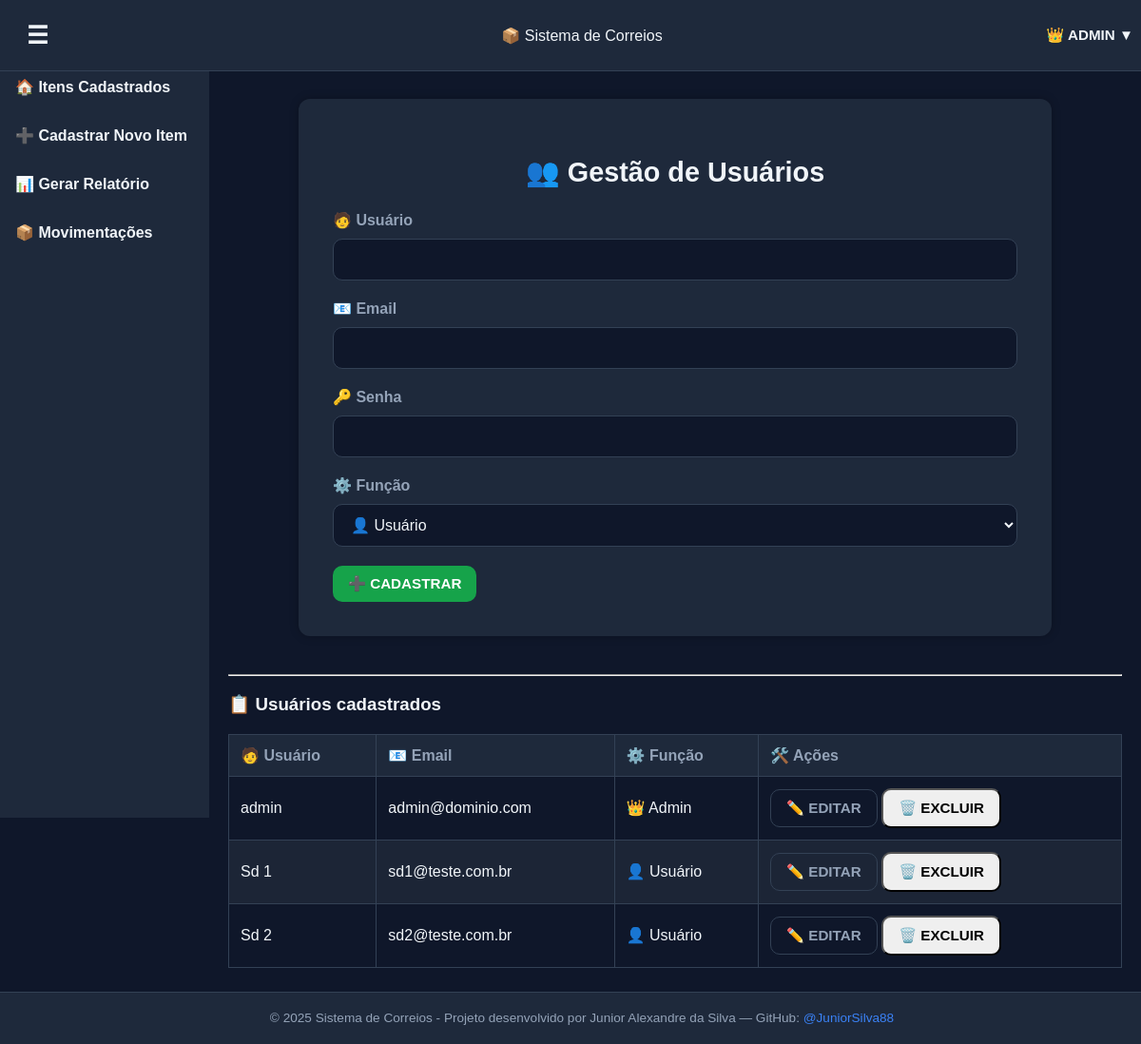
Page /create_user (signed in) on the committed database.
### app.py (models this page shows, shortened)
class User(UserMixin, db.Model):
    id = db.Column(db.Integer, primary_key=True)
    username = db.Column(db.String(80), unique=True, nullable=False)
    email = db.Column(db.String(120), unique=True, nullable=False)
    password_hash = db.Column(db.String(200), nullable=False)
    role = db.Column(db.String(20), default="user")  # "user" ou "admin"

### app.py (the view, shortened to what this page needs)
@app.route("/create_user", methods=["GET", "POST"])
@admin_required
def create_user():
    users = User.query.all()
    return render_template("create_user.html", users=users)
    users = User.query.all()
    return render_template("create_user.html", users=users)

### app.py (called while the page is built)
def admin_required(f):
    @wraps(f)
    def decorated_function(*args, **kwargs):
        if not current_user.is_authenticated or current_user.role != "admin":
            flash("Acesso restrito a administradores.", "error")
            return redirect(url_for("index"))
        return f(*args, **kwargs)
    return decorated_function

@login_manager.user_loader
def load_user(user_id):
    return User.query.get(int(user_id))

### templates/create_user.html (shortened to what this page needs)
{% extends "base.html" %}
{% block content %}
<section class="form-card">
  <h2>👥 Gestão de Usuários</h2>
  <form method="post" class="user-form">
    <div class="form-group">
      <label for="username">🧑 Usuário</label>
      <input id="username" type="text" name="username" required>
    </div>
    <div class="form-group">
      <label for="email">📧 Email</label>
      <input id="email" type="email" name="email" required>
    </div>
    <div class="form-group">
      <label for="password">🔑 Senha</label>
      <input id="password" type="password" name="password" required>
    </div>
    <div class="form-group">
      <label for="role">⚙️ Função</label>
      <select id="role" name="role">
        <option value="user">👤 Usuário</option>
      </select>
    </div>
    <button type="submit" class="btn-primary">➕ Cadastrar</button>
  </form>
</section>
<hr>
<section class="user-list">
  <h3>📋 Usuários cadastrados</h3>
  <table>
    <thead>
      <tr>
        <th>🧑 Usuário</th>
        <th>📧 Email</th>
        <th>⚙️ Função</th>
        <th>🛠️ Ações</th>
      </tr>
    </thead>
    <tbody>
      {% for u in users %}
      <tr>
        <td>{{ u.username }}</td>
        <td>{{ u.email }}</td>
        <td>
          {% if u.role == "admin" %}
            👑 Admin
          {% else %}
            👤 Usuário
          {% endif %}
        </td>
        <td>
          <a href="{{ url_for('edit_user', user_id=u.id) }}" class="btn-secondary">✏️ Editar</a>
          <form method="post" action="{{ url_for('delete_user', user_id=u.id) }}" style="display:inline;" onsubmit="return confirm('❌ Tem certeza que deseja excluir este usuário?')">
            <button type="submit" class="btn-danger">🗑️ Excluir</button>
          </form>
        </td>
      </tr>
      {% endfor %}
    </tbody>
  </table>
</section>
{% endblock %}

### templates/base.html (shortened to what this page needs)
<!DOCTYPE html>
<html lang="pt-BR">
<head>
    <link rel="stylesheet" href="{{ url_for('static', filename='style.css') }}">
    <link rel="stylesheet" href="https://cdnjs.cloudflare.com/ajax/libs/font-awesome/6.4.0/css/all.min.css">
</head>
  <body>
    <header>
      <div class="header-left">
        <button class="menu-toggle" onclick="toggleSidebar()">☰</button>
      </div>
      <div class="header-center">
        <span class="logo">📦 Sistema de Correios</span>
      </div>
      <div class="user-menu">
      {% if current_user.is_authenticated %}
        <button class="user-button">
          {% if current_user.role == "admin" %}
            👑 {{ current_user.username }} ▼
          {% else %}
            👤 {{ current_user.username }} ▼
          {% endif %}
        </button>
      {% else %}
        <a href="{{ url_for('login') }}" class="btn-secondary">Login</a>
      {% endif %}
      </div>
    </header>
    <aside class="sidebar" id="sidebar">
      <nav>
        <ul>
          <li><a href="{{ url_for('index') }}">🏠 Itens Cadastrados</a></li>
          <li><a href="{{ url_for('new_item') }}">➕ Cadastrar Novo Item</a></li>
          <li><a href="{{ url_for('report') }}">📊 Gerar Relatório</a></li>
          {% if current_user.role == "admin" %}
            <li><a href="{{ url_for('movimentacoes') }}">📦 Movimentações</a></li>
          {% endif %}
        </ul>
      </nav>
    </aside>
    <main class="content-container" id="content">
      {% block content %}{% endblock %}
    </main>
    <footer>
      <p>&copy; 2025 Sistema de Correios - Projeto desenvolvido por Junior Alexandre da Silva — GitHub: <a href="https://github.com/JuniorSilva88" target="_blank">@JuniorSilva88</a></p>
    </footer>
  </body>
</html>

### static/style.css (style rules this page uses)
:root { --bg: #0f172a; --panel: #1e293b; --text: #f1f5f9; --muted: #94a3b8; --border: #334155; --primary: #16a34a; --primary-dark: #15803d; --danger: #ef4444; --danger-dark: #b91c1c; --info: #3b82f6; --info-dark: #1e40af; --header-height: 60px; --font-base: 1rem; --font-sm: 0.9rem; --font-xs: 0.85rem; }
body { background-color: var(--bg); color: var(--text); font-family: Arial, sans-serif; margin: 0; padding: 0; }
header { display: grid; grid-template-columns: 1fr auto 1fr; align-items: center; padding: 12px; background-color: var(--panel); border-bottom: 1px solid var(--border); position: fixed; top: 0; left: 0; width: 100%; z-index: 2000; overflow: visible; }
.user-menu { justify-self: end; position: relative; z-index: 2100; margin-right: 8px; }
.user-button { background: transparent; border: none; color: var(--text); font-weight: bold; cursor: pointer; padding: 8px 12px; border-radius: 6px; }
footer { position: fixed; bottom: 0; left: 0; width: 100%; background-color: var(--panel); color: var(--muted); text-align: center; padding: 6px 12px; font-size: 0.85rem; border-top: 1px solid var(--border); z-index: 999; height: auto; line-height: normal; white-space: normal; overflow: visible; text-overflow: unset; }
footer a { color: var(--info); text-decoration: none; }
.menu-toggle { justify-self: start; background: none; border: none; font-size: 1.6rem; color: var(--text); cursor: pointer; }
.sidebar { position: fixed; top: 0; left: 0; width: 220px; height: 100vh; background-color: var(--panel); padding-top: var(--header-height); transition: left 0.3s ease; z-index: 1000; }
.sidebar nav ul { list-style: none; padding: 0; margin: 0; }
.sidebar nav ul li { margin: 12px 0; }
.sidebar nav ul li a { color: var(--text); text-decoration: none; font-weight: bold; padding: 10px 16px; display: block; border-radius: 6px; }
.content-container { margin-left: 220px; transition: margin-left 0.3s ease; padding: 40px 20px; }
main { max-width: 95vw; margin: 0 auto; }
.form-card { background-color: var(--panel); padding: 36px; border-radius: 12px; box-shadow: 0 0 10px rgba(0,0,0,0.25); max-width: 720px; margin: 40px auto; color: var(--text); text-align: left; }
.form-card h2 { margin-bottom: 24px; text-align: center; font-size: 1.8rem; }
.form-group { display: flex; flex-direction: column; gap: 10px; margin-bottom: 20px; }
.form-group label { font-weight: bold; color: var(--muted); }
.form-group input, .form-group select { padding: 12px 14px; border: 1px solid var(--border); border-radius: 10px; background-color: var(--bg); color: var(--text); font-size: 1rem; }
.form-group input::placeholder { color: var(--muted); }
button, .btn-primary, .btn-secondary, a.btn-primary, a.btn-secondary, a.btn-out, a.btn-in, a.btn-info { font-family: Arial, sans-serif; font-size: 0.95rem; font-weight: bold; text-transform: uppercase; padding: 10px 16px; border-radius: 10px; cursor: pointer; transition: background 0.3s ease, color 0.3s ease, border-color 0.3s ease; text-decoration: none; display: inline-block; }
.btn-primary, a.btn-primary, a.btn-in, .filter-form button { background-color: var(--primary); color: #fff; border: none; }
.btn-secondary, a.btn-secondary { background-color: transparent; color: var(--muted); border: 1px solid var(--border); }
table { width: 100%; border-collapse: collapse; margin-top: 20px; font-size: var(--font-base); }
th, td { padding: 12px; border: 1px solid var(--border); text-align: left; }
th { background-color: var(--panel); color: var(--muted); position: sticky; top: 0; z-index: 10; }
tr:nth-child(even) { background-color: #1c2536; }
.content-container { padding-top: 64px; padding-bottom: 80px; }

### rows in the picture
User: username "ADMIN", username "admin", email "admin@dominio.com", role "👑 Admin"
User: username "Sd 1", email "sd1@teste.com.br", role "👤 Usuário"
User: username "Sd 2", email "sd2@teste.com.br", role "👤 Usuário"
